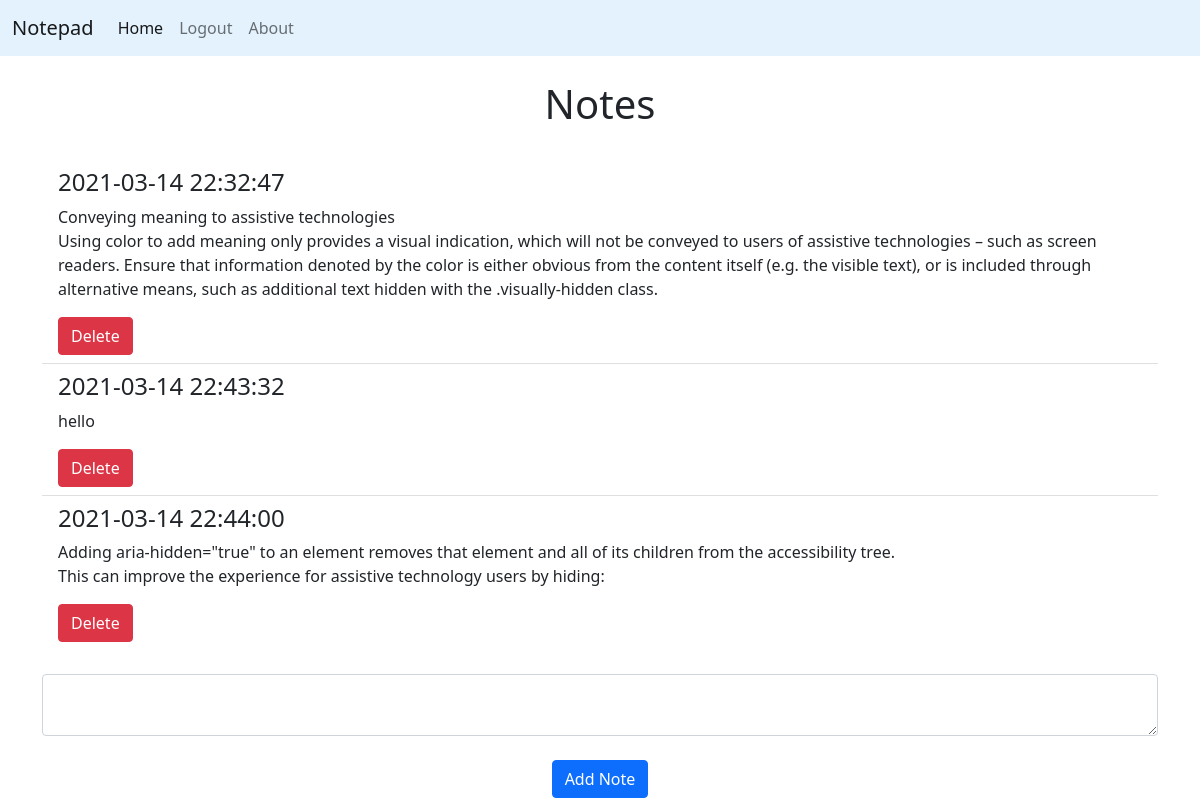
Screenshot of / (signed in) with the database file from the repository.
### website/models.py (models this page shows)
class Note(db.Model):
    id = db.Column(db.Integer , primary_key = True)
    data = db.Column(db.String(10000))
    date = db.Column(db.DateTime(timezone=True), default = func.now())
    user_id = db.Column(db.Integer , db.ForeignKey('user.id'))

### website/views.py (the view, shortened to what this page needs)
@views.route('/' , methods=['GET' , 'POST'])
@login_required
def home():
    return render_template("home.html" , user = current_user)

### website/__init__.py (called while the page is built)
def create_app():
    app = Flask(__name__)
    app.config['SECRET_KEY'] = 'this is a secret'
    app.config['SQLALCHEMY_DATABASE_URI'] = f'sqlite:///{DB_NAME}'
    app.config['SQLALCHEMY_ECHO'] = True
    db.init_app(app)
    from .views import views
    from .auth import auth
    app.register_blueprint(views , url_prefix='/')
    app.register_blueprint(auth, url_prefix='/')
    from .models import User , Note
    create_database(app)
    login_manager = LoginManager()
    login_manager.login_view = 'auth.login'
    login_manager.init_app(app)
    @login_manager.user_loader
    def load_user(id):
        return User.query.get(int(id))
    return app

### website/templates/home.html (shortened to what this page needs)
{% extends "base.html" %}
{% block content %}
<br>
<h1 align="center">Notes</h1>
<br>
<ul class="list-group list-group-flush" id="notes">
    {% for note in user.notes %}
    <li class="list-group-item">
        <h4>{{ note.date }}</h4>
        <p style="white-space:pre-wrap">{{ note.data }}</p>
        <button type="button" class="btn btn-danger" onClick="deleteNote({{ note.id }})">
            Delete
        </button>
    </li>
    {% endfor %}
</ul>
<br>
<form method="POST">
    <textarea name = "note" id = "note" class="form-control"></textarea>
    <br>
    <div align="center">
        <button type="submit" class="btn btn-primary">Add Note</button>
    </div>
</form>
{% endblock %}

### website/templates/base.html (shortened to what this page needs)
<!DOCTYPE html>
<html lang="en">
<head>
    <link href="https://cdn.jsdelivr.net/npm/bootstrap@5.0.0-beta2/dist/css/bootstrap.min.css" rel="stylesheet"
>
</head>
<body>
    <nav class="navbar navbar-expand-lg navbar-light" style="background-color: #e3f2fd;">
        <div class="container-fluid">
            <a class="navbar-brand" href="#">Notepad</a>
            <div class="collapse navbar-collapse" id="navbarNavAltMarkup">
                <div class="navbar-nav">
                    {% if user.is_authenticated %}
                    <a class="nav-link active" aria-current="page" id="home" href="/">Home</a>
                    <a class="nav-link" id="logout" href="/logout">Logout</a>
                    <a class="nav-link" id="about" href="#">About</a>
                    {% else %}
                    <a class="nav-link" id="login" href="/login">Login</a>
                    <a class="nav-link" id="signup" href="/signup">SignUp</a>
                    <a class="nav-link" id="about" href="#">About</a>
                    {% endif %}
                </div>
            </div>
        </div>
    </nav>
    <div class="container">
        {% block content %}
        {% endblock %}
    </div>
</body>
</html>

### rows the page displays
Note: date "2021-03-14 22:32:47", data "Conveying meaning to assistive technologies Using color to add meaning only provides a visual indication, which will not be conveyed to users of assistive technologies – such as screen readers. Ensure that information denoted by the color is either obvious from the content itself (e.g. the visible text), or is included through alternative means, such as additional text hidden with the .visually-hidden class."
Note: date "2021-03-14 22:43:32", data "hello"
Note: date "2021-03-14 22:44:00", data "Adding aria-hidden=\"true\" to an element removes that element and all of its children from the accessibility tree. This can improve the experience for assistive technology users by hiding:"
